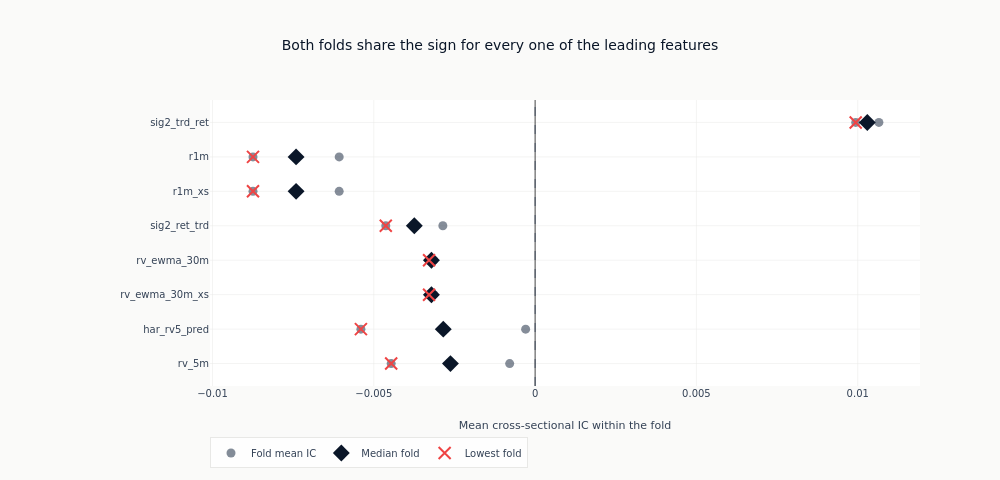

Notebook cell for this chart:
### Code cell
stability_features = [name for name in reversed(leaders) if name in fold_stats]
if stability_features:
    fig = go.Figure()
    _ = fig.add_trace(
        go.Scatter(
            x=[value for name in stability_features for value in fold_stats[name]["fold_ics"]],
            y=[name for name in stability_features for _ in fold_stats[name]["fold_ics"]],
            mode="markers",
            marker={"color": COLORS["neutral"], "size": 9, "opacity": 0.6},
            name="Fold mean IC",
        )
    )
    _ = fig.add_trace(
        go.Scatter(
            x=[fold_stats[name]["median_fold_ic"] for name in stability_features],
            y=stability_features,
            mode="markers",
            marker={"color": COLORS["blue"], "size": 13, "symbol": "diamond"},
            name="Median fold",
        )
    )
    _ = fig.add_trace(
        go.Scatter(
            x=[fold_stats[name]["worst_fold_ic"] for name in stability_features],
            y=stability_features,
            mode="markers",
            marker={
                "color": COLORS["negative"],
                "size": 12,
                "symbol": "x-thin",
                "line": {"width": 2, "color": COLORS["negative"]},
            },
            name="Lowest fold",
        )
    )
    _ = fig.add_vline(x=0, line={"color": COLORS["neutral"], "width": 0.8, "dash": "dash"})
    fig.update_layout(
        title="Both folds share the sign for every one of the leading features",
        xaxis_title="Mean cross-sectional IC within the fold",
        height=480,
        width=1000,
        margin={"l": 210},
        legend={"orientation": "h", "y": -0.18},
    )
    fig.show()

### Figure 1 — Plotly figure (JSON) as saved in the notebook; plotly's stock layout.template omitted (floating-point values rounded to 4 significant figures)
{"data": [{"marker": {"color": "#334155", "opacity": 0.6, "size": 9}, "mode": "markers", "name": "Fold mean IC", "type": "scatter", "x": [-0.000788, -0.004461, -0.0002933, -0.005399, -0.003286, -0.003141, -0.003286, -0.003141, -0.004628, -0.002859, -0.008744, -0.006073, -0.008744, -0.006073, 0.01066, 0.009937], "y": ["rv_5m", "rv_5m", "har_rv5_pred", "har_rv5_pred", "rv_ewma_30m_xs", "rv_ewma_30m_xs", "rv_ewma_30m", "rv_ewma_30m", "sig2_ret_trd", "sig2_ret_trd", "r1m_xs", "r1m_xs", "r1m", "r1m", "sig2_trd_ret", "sig2_trd_ret"]}, {"marker": {"color": "#0a1628", "size": 13, "symbol": "diamond"}, "mode": "markers", "name": "Median fold", "type": "scatter", "x": [-0.002625, -0.002846, -0.003214, -0.003214, -0.003744, -0.007408, -0.007408, 0.0103], "y": ["rv_5m", "har_rv5_pred", "rv_ewma_30m_xs", "rv_ewma_30m", "sig2_ret_trd", "r1m_xs", "r1m", "sig2_trd_ret"]}, {"marker": {"color": "#ef4444", "line": {"color": "#ef4444", "width": 2}, "size": 12, "symbol": "x-thin"}, "mode": "markers", "name": "Lowest fold", "type": "scatter", "x": [-0.004461, -0.005399, -0.003286, -0.003286, -0.004628, -0.008744, -0.008744, 0.009937], "y": ["rv_5m", "har_rv5_pred", "rv_ewma_30m_xs", "rv_ewma_30m", "sig2_ret_trd", "r1m_xs", "r1m", "sig2_trd_ret"]}], "layout": {"height": 480, "legend": {"orientation": "h", "y": -0.18}, "margin": {"l": 210}, "shapes": [{"line": {"color": "#334155", "dash": "dash", "width": 0.8}, "type": "line", "x0": 0, "x1": 0, "xref": "x", "y0": 0, "y1": 1, "yref": "y domain"}], "title": {"text": "Both folds share the sign for every one of the leading features"}, "width": 1000, "xaxis": {"title": {"text": "Mean cross-sectional IC within the fold"}}}}
